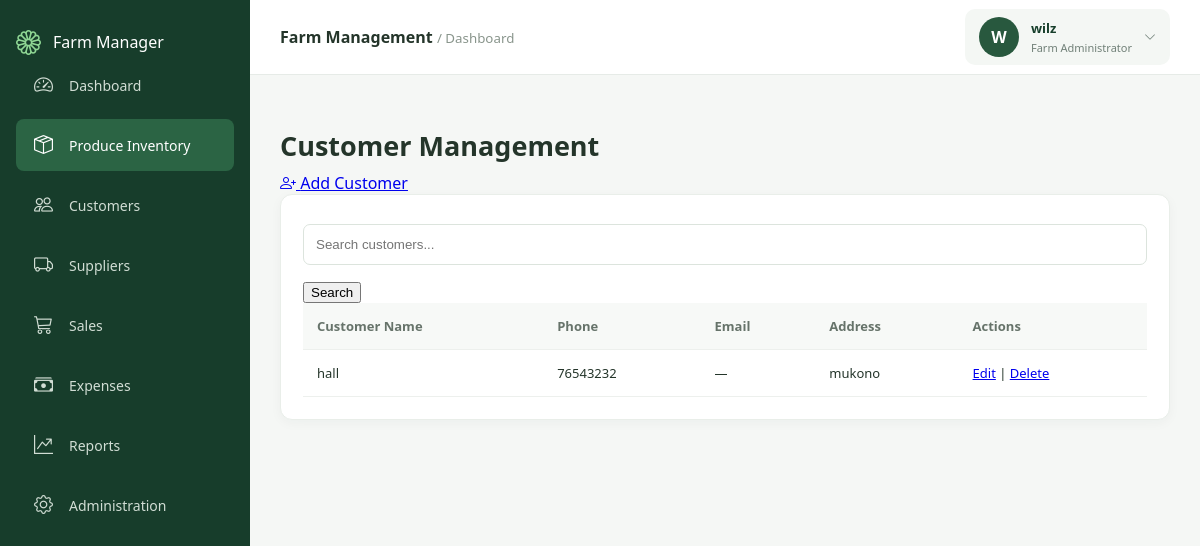
The page /customers/ (signed in) on the database as committed earlier.
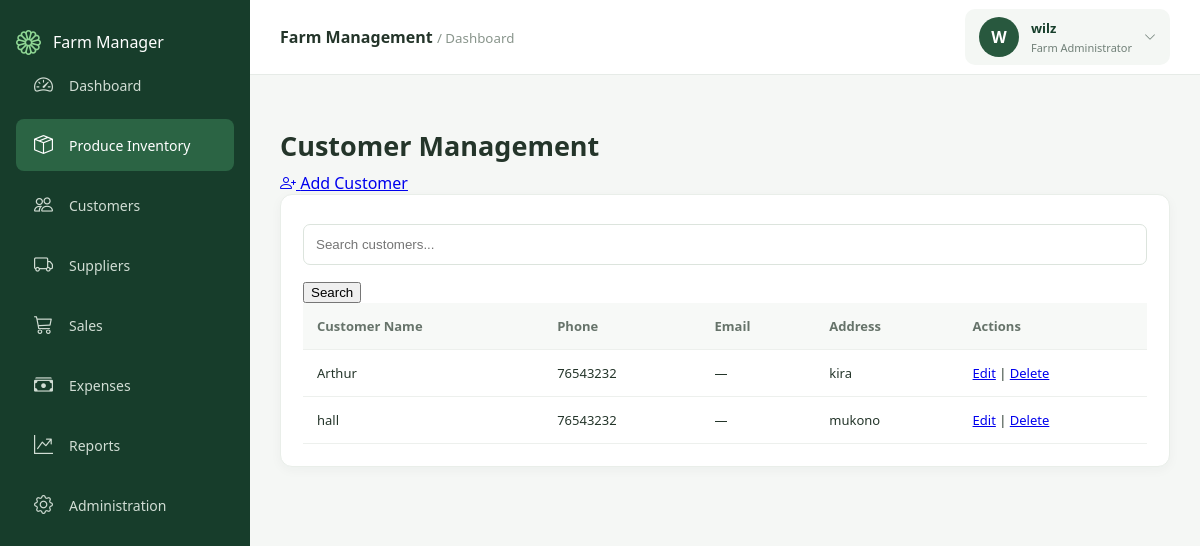
The same page on the database as committed later.
### customers/models.py (models this page shows, shortened)
class Customer(models.Model):
    full_name = models.CharField(max_length=150)
    phone_number = models.CharField(max_length=20)
    email = models.EmailField(blank=True)
    address = models.TextField(blank=True)
    created_at = models.DateTimeField(auto_now_add=True)

### customers/views.py (the view)
# urls.py: path('', views.customer_list, name='customer_list'),
@login_required
def customer_list(request):
    search = request.GET.get('search', '')
    customers = Customer.objects.all().order_by('-created_at')
    if search:
        customers = customers.filter(
            full_name__icontains=search
        ) | customers.filter(
            phone_number__icontains=search
        )
    return render(request, 'customers/list.html', {
        'customers': customers,
        'search': search,
    })

### customers/templates/customers/list.html (shortened to what this page needs)
{% extends 'base.html' %}
{% block content %}
<h1>Customer Management</h1>
<a href="{% url 'customer_create' %}" class="button">
    <i class="bi bi-person-plus"></i> Add Customer
</a>
<div class="panel">
    <form method="GET">
        <input type="text" name="search"
               placeholder="Search customers..."
               value="{{ search }}">
        <button type="submit" class="button">Search</button>
    </form>
    <table>
        <thead>
            <tr>
                <th>Customer Name</th>
                <th>Phone</th>
                <th>Email</th>
                <th>Address</th>
                <th>Actions</th>
            </tr>
        </thead>
        <tbody>
            {% for customer in customers %}
            <tr>
                <td>{{ customer.full_name }}</td>
                <td>{{ customer.phone_number }}</td>
                <td>{{ customer.email|default:"—" }}</td>
                <td>{{ customer.address|default:"—" }}</td>
                <td>
                    <a href="{% url 'customer_update' customer.pk %}">Edit</a>
                    |
                    <a href="{% url 'customer_delete' customer.pk %}">Delete</a>
                </td>
            </tr>
            {% empty %}
            <tr>
                <td colspan="5">No customers registered yet.</td>
            </tr>
            {% endfor %}
        </tbody>
    </table>
</div>
{% endblock %}

Rows that differ between the two databases and show on the page:
added Customer: full_name "Arthur", phone_number "76543232", email "—", address "kira"
